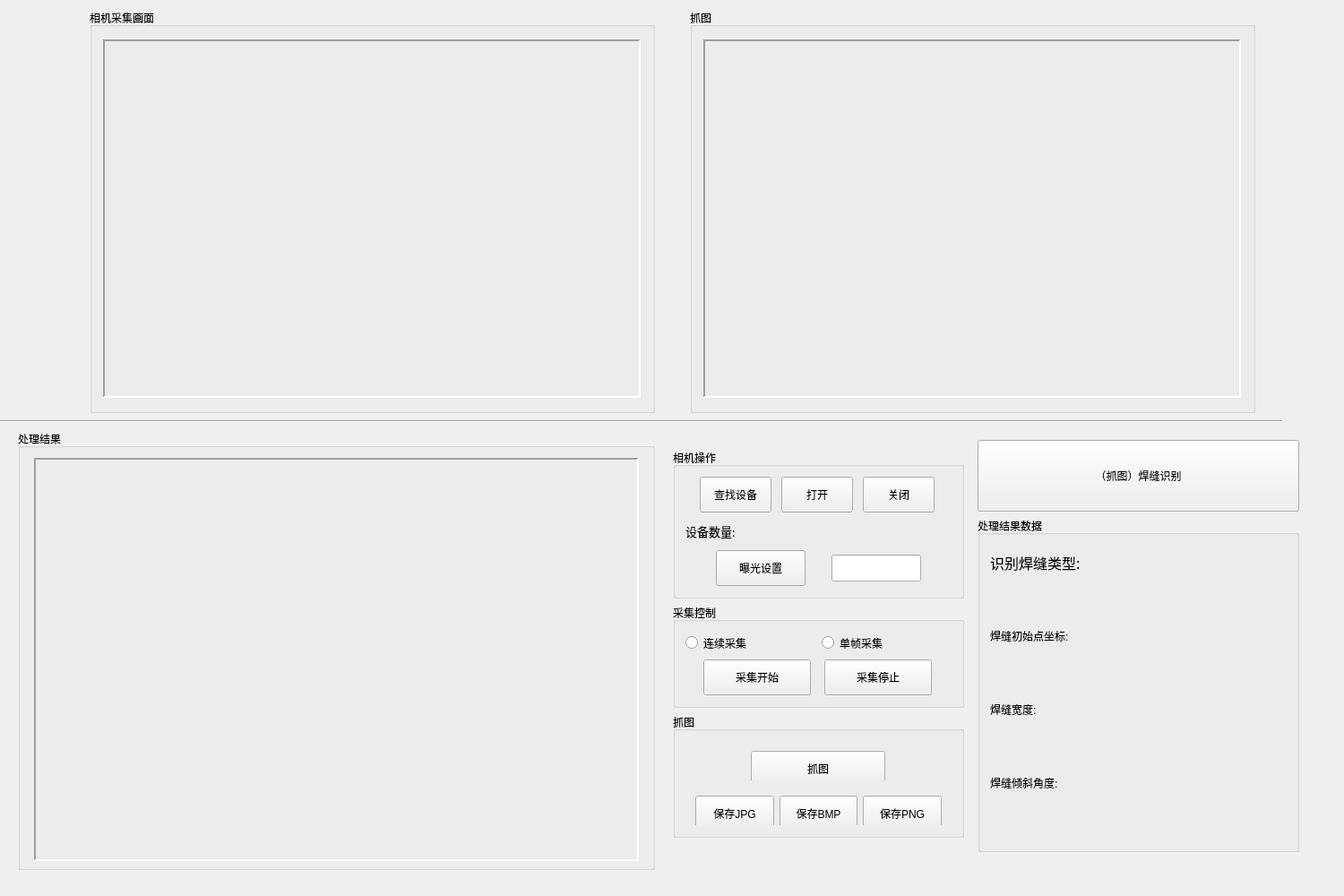
<?xml version="1.0" encoding="UTF-8"?>
<ui version="4.0">
 <class>LaserVisionSensorClass</class>
 <widget class="QWidget" name="LaserVisionSensorClass">
  <property name="geometry">
   <rect>
    <x>0</x>
    <y>0</y>
    <width>1500</width>
    <height>1000</height>
   </rect>
  </property>
  <property name="minimumSize">
   <size>
    <width>1500</width>
    <height>1000</height>
   </size>
  </property>
  <property name="maximumSize">
   <size>
    <width>1500</width>
    <height>1000</height>
   </size>
  </property>
  <property name="windowTitle">
   <string>LaserVisionSensor</string>
  </property>
  <property name="styleSheet">
   <string notr="true">font: 10pt &quot;黑体&quot;;</string>
  </property>
  <widget class="QGroupBox" name="groupBox_4">
   <property name="geometry">
    <rect>
     <x>100</x>
     <y>10</y>
     <width>631</width>
     <height>451</height>
    </rect>
   </property>
   <property name="title">
    <string>相机采集画面</string>
   </property>
   <layout class="QHBoxLayout" name="horizontalLayout">
    <item>
     <widget class="QLabel" name="label_camera_display">
      <property name="minimumSize">
       <size>
        <width>600</width>
        <height>400</height>
       </size>
      </property>
      <property name="maximumSize">
       <size>
        <width>600</width>
        <height>400</height>
       </size>
      </property>
      <property name="styleSheet">
       <string notr="true"/>
      </property>
      <property name="frameShape">
       <enum>QFrame::Panel</enum>
      </property>
      <property name="frameShadow">
       <enum>QFrame::Sunken</enum>
      </property>
      <property name="lineWidth">
       <number>2</number>
      </property>
      <property name="text">
       <string/>
      </property>
     </widget>
    </item>
   </layout>
  </widget>
  <widget class="QWidget" name="widget_4" native="true">
   <property name="geometry">
    <rect>
     <x>1080</x>
     <y>480</y>
     <width>381</width>
     <height>471</height>
    </rect>
   </property>
   <layout class="QVBoxLayout" name="verticalLayout_5">
    <property name="bottomMargin">
     <number>0</number>
    </property>
    <item>
     <widget class="QPushButton" name="btnStartProcess">
      <property name="minimumSize">
       <size>
        <width>0</width>
        <height>80</height>
       </size>
      </property>
      <property name="maximumSize">
       <size>
        <width>16777215</width>
        <height>80</height>
       </size>
      </property>
      <property name="styleSheet">
       <string notr="true">font: 12pt &quot;黑体&quot;;</string>
      </property>
      <property name="text">
       <string>（抓图）焊缝识别</string>
      </property>
     </widget>
    </item>
    <item>
     <widget class="QGroupBox" name="result_show">
      <property name="contextMenuPolicy">
       <enum>Qt::DefaultContextMenu</enum>
      </property>
      <property name="styleSheet">
       <string notr="true">font: 12pt &quot;黑体&quot;;</string>
      </property>
      <property name="title">
       <string>处理结果数据</string>
      </property>
      <property name="flat">
       <bool>true</bool>
      </property>
      <layout class="QVBoxLayout" name="verticalLayout">
       <item>
        <widget class="QLabel" name="label_show_results">
         <property name="minimumSize">
          <size>
           <width>300</width>
           <height>30</height>
          </size>
         </property>
         <property name="maximumSize">
          <size>
           <width>300</width>
           <height>30</height>
          </size>
         </property>
         <property name="font">
          <font>
           <family>黑体</family>
           <pointsize>12</pointsize>
           <weight>50</weight>
           <italic>false</italic>
           <bold>false</bold>
          </font>
         </property>
         <property name="text">
          <string>识别焊缝类型:</string>
         </property>
        </widget>
       </item>
       <item>
        <widget class="QLabel" name="label_weldType">
         <property name="minimumSize">
          <size>
           <width>300</width>
           <height>30</height>
          </size>
         </property>
         <property name="maximumSize">
          <size>
           <width>300</width>
           <height>30</height>
          </size>
         </property>
         <property name="font">
          <font>
           <family>黑体</family>
           <pointsize>12</pointsize>
           <weight>50</weight>
           <italic>false</italic>
           <bold>false</bold>
          </font>
         </property>
         <property name="text">
          <string/>
         </property>
        </widget>
       </item>
       <item>
        <widget class="QLabel" name="label_show_results_2">
         <property name="minimumSize">
          <size>
           <width>300</width>
           <height>30</height>
          </size>
         </property>
         <property name="maximumSize">
          <size>
           <width>300</width>
           <height>30</height>
          </size>
         </property>
         <property name="text">
          <string>焊缝初始点坐标:</string>
         </property>
        </widget>
       </item>
       <item>
        <widget class="QLabel" name="label_initialCoor">
         <property name="minimumSize">
          <size>
           <width>300</width>
           <height>30</height>
          </size>
         </property>
         <property name="maximumSize">
          <size>
           <width>300</width>
           <height>30</height>
          </size>
         </property>
         <property name="font">
          <font>
           <family>黑体</family>
           <pointsize>12</pointsize>
           <weight>50</weight>
           <italic>false</italic>
           <bold>false</bold>
          </font>
         </property>
         <property name="text">
          <string/>
         </property>
        </widget>
       </item>
       <item>
        <widget class="QLabel" name="label_show_results_3">
         <property name="minimumSize">
          <size>
           <width>300</width>
           <height>30</height>
          </size>
         </property>
         <property name="maximumSize">
          <size>
           <width>300</width>
           <height>30</height>
          </size>
         </property>
         <property name="text">
          <string>焊缝宽度:</string>
         </property>
        </widget>
       </item>
       <item>
        <widget class="QLabel" name="label_wledWidth">
         <property name="minimumSize">
          <size>
           <width>300</width>
           <height>30</height>
          </size>
         </property>
         <property name="maximumSize">
          <size>
           <width>300</width>
           <height>30</height>
          </size>
         </property>
         <property name="font">
          <font>
           <family>黑体</family>
           <pointsize>12</pointsize>
           <weight>50</weight>
           <italic>false</italic>
           <bold>false</bold>
          </font>
         </property>
         <property name="text">
          <string/>
         </property>
        </widget>
       </item>
       <item>
        <widget class="QLabel" name="label_show_results_4">
         <property name="minimumSize">
          <size>
           <width>300</width>
           <height>30</height>
          </size>
         </property>
         <property name="maximumSize">
          <size>
           <width>300</width>
           <height>30</height>
          </size>
         </property>
         <property name="text">
          <string>焊缝倾斜角度:</string>
         </property>
        </widget>
       </item>
       <item>
        <widget class="QLabel" name="label_weldAngle">
         <property name="minimumSize">
          <size>
           <width>300</width>
           <height>30</height>
          </size>
         </property>
         <property name="maximumSize">
          <size>
           <width>300</width>
           <height>30</height>
          </size>
         </property>
         <property name="font">
          <font>
           <family>黑体</family>
           <pointsize>12</pointsize>
           <weight>50</weight>
           <italic>false</italic>
           <bold>false</bold>
          </font>
         </property>
         <property name="text">
          <string/>
         </property>
        </widget>
       </item>
      </layout>
     </widget>
    </item>
   </layout>
  </widget>
  <widget class="Line" name="line">
   <property name="geometry">
    <rect>
     <x>0</x>
     <y>460</y>
     <width>1431</width>
     <height>20</height>
    </rect>
   </property>
   <property name="orientation">
    <enum>Qt::Horizontal</enum>
   </property>
  </widget>
  <widget class="QWidget" name="widget_3" native="true">
   <property name="geometry">
    <rect>
     <x>740</x>
     <y>490</y>
     <width>347</width>
     <height>456</height>
    </rect>
   </property>
   <layout class="QVBoxLayout" name="verticalLayout_4">
    <item>
     <widget class="QGroupBox" name="groupBox_3">
      <property name="title">
       <string>相机操作</string>
      </property>
      <layout class="QVBoxLayout" name="verticalLayout_3">
       <item>
        <widget class="QWidget" name="widget" native="true">
         <layout class="QHBoxLayout" name="horizontalLayout_2">
          <property name="topMargin">
           <number>0</number>
          </property>
          <property name="bottomMargin">
           <number>0</number>
          </property>
          <item>
           <widget class="QPushButton" name="bntEnumDevices">
            <property name="minimumSize">
             <size>
              <width>80</width>
              <height>40</height>
             </size>
            </property>
            <property name="maximumSize">
             <size>
              <width>80</width>
              <height>40</height>
             </size>
            </property>
            <property name="text">
             <string>查找设备</string>
            </property>
           </widget>
          </item>
          <item>
           <widget class="QPushButton" name="bntOpenDevices">
            <property name="minimumSize">
             <size>
              <width>80</width>
              <height>40</height>
             </size>
            </property>
            <property name="maximumSize">
             <size>
              <width>80</width>
              <height>40</height>
             </size>
            </property>
            <property name="text">
             <string>打开</string>
            </property>
           </widget>
          </item>
          <item>
           <widget class="QPushButton" name="bntCloseDevices">
            <property name="minimumSize">
             <size>
              <width>80</width>
              <height>40</height>
             </size>
            </property>
            <property name="maximumSize">
             <size>
              <width>80</width>
              <height>40</height>
             </size>
            </property>
            <property name="text">
             <string>关闭</string>
            </property>
           </widget>
          </item>
         </layout>
        </widget>
       </item>
       <item>
        <widget class="QLabel" name="DeviceNum">
         <property name="minimumSize">
          <size>
           <width>200</width>
           <height>30</height>
          </size>
         </property>
         <property name="maximumSize">
          <size>
           <width>200</width>
           <height>30</height>
          </size>
         </property>
         <property name="font">
          <font>
           <family>黑体</family>
           <pointsize>10</pointsize>
           <weight>50</weight>
           <italic>false</italic>
           <bold>false</bold>
          </font>
         </property>
         <property name="text">
          <string>设备数量:</string>
         </property>
        </widget>
       </item>
       <item>
        <widget class="QWidget" name="widget_5" native="true">
         <layout class="QHBoxLayout" name="horizontalLayout_8">
          <property name="topMargin">
           <number>0</number>
          </property>
          <property name="bottomMargin">
           <number>0</number>
          </property>
          <item>
           <widget class="QPushButton" name="bntExposureTime">
            <property name="minimumSize">
             <size>
              <width>100</width>
              <height>40</height>
             </size>
            </property>
            <property name="maximumSize">
             <size>
              <width>100</width>
              <height>40</height>
             </size>
            </property>
            <property name="text">
             <string>曝光设置</string>
            </property>
           </widget>
          </item>
          <item>
           <widget class="QLineEdit" name="ExposureTimeLine">
            <property name="minimumSize">
             <size>
              <width>100</width>
              <height>30</height>
             </size>
            </property>
            <property name="maximumSize">
             <size>
              <width>100</width>
              <height>30</height>
             </size>
            </property>
            <property name="text">
             <string/>
            </property>
           </widget>
          </item>
         </layout>
        </widget>
       </item>
      </layout>
     </widget>
    </item>
    <item>
     <widget class="QGroupBox" name="imgGrab">
      <property name="title">
       <string>采集控制</string>
      </property>
      <layout class="QGridLayout" name="gridLayout">
       <item row="0" column="0">
        <widget class="QRadioButton" name="rbnt_Continue_Mode">
         <property name="minimumSize">
          <size>
           <width>0</width>
           <height>25</height>
          </size>
         </property>
         <property name="text">
          <string>连续采集</string>
         </property>
        </widget>
       </item>
       <item row="0" column="1">
        <widget class="QRadioButton" name="rbnt_SoftTigger_Mode">
         <property name="minimumSize">
          <size>
           <width>0</width>
           <height>25</height>
          </size>
         </property>
         <property name="text">
          <string>单帧采集</string>
         </property>
        </widget>
       </item>
       <item row="1" column="0" colspan="2">
        <widget class="QWidget" name="widget_2" native="true">
         <layout class="QHBoxLayout" name="horizontalLayout_4">
          <property name="topMargin">
           <number>0</number>
          </property>
          <property name="bottomMargin">
           <number>0</number>
          </property>
          <item>
           <widget class="QPushButton" name="bntStartGrabbing">
            <property name="minimumSize">
             <size>
              <width>120</width>
              <height>40</height>
             </size>
            </property>
            <property name="maximumSize">
             <size>
              <width>120</width>
              <height>40</height>
             </size>
            </property>
            <property name="text">
             <string>采集开始</string>
            </property>
           </widget>
          </item>
          <item>
           <widget class="QPushButton" name="bntStopGrabbing">
            <property name="minimumSize">
             <size>
              <width>120</width>
              <height>40</height>
             </size>
            </property>
            <property name="maximumSize">
             <size>
              <width>120</width>
              <height>40</height>
             </size>
            </property>
            <property name="text">
             <string>采集停止</string>
            </property>
           </widget>
          </item>
         </layout>
        </widget>
       </item>
      </layout>
     </widget>
    </item>
    <item>
     <widget class="QGroupBox" name="groupBox">
      <property name="minimumSize">
       <size>
        <width>0</width>
        <height>100</height>
       </size>
      </property>
      <property name="maximumSize">
       <size>
        <width>16777215</width>
        <height>200</height>
       </size>
      </property>
      <property name="title">
       <string>抓图</string>
      </property>
      <layout class="QVBoxLayout" name="verticalLayout_2">
       <item>
        <widget class="QWidget" name="widget_7" native="true">
         <layout class="QGridLayout" name="gridLayout_2">
          <item row="0" column="0">
           <widget class="QPushButton" name="bntScreenShot">
            <property name="minimumSize">
             <size>
              <width>150</width>
              <height>40</height>
             </size>
            </property>
            <property name="maximumSize">
             <size>
              <width>150</width>
              <height>40</height>
             </size>
            </property>
            <property name="text">
             <string>抓图</string>
            </property>
           </widget>
          </item>
         </layout>
        </widget>
       </item>
       <item>
        <widget class="QWidget" name="widget_6" native="true">
         <layout class="QHBoxLayout" name="horizontalLayout_3">
          <item>
           <widget class="QPushButton" name="bntSave_JPG">
            <property name="minimumSize">
             <size>
              <width>0</width>
              <height>40</height>
             </size>
            </property>
            <property name="text">
             <string>保存JPG</string>
            </property>
           </widget>
          </item>
          <item>
           <widget class="QPushButton" name="bntSave_BMP">
            <property name="minimumSize">
             <size>
              <width>0</width>
              <height>40</height>
             </size>
            </property>
            <property name="text">
             <string>保存BMP</string>
            </property>
           </widget>
          </item>
          <item>
           <widget class="QPushButton" name="bntSave_PNG">
            <property name="minimumSize">
             <size>
              <width>0</width>
              <height>40</height>
             </size>
            </property>
            <property name="text">
             <string>保存PNG</string>
            </property>
           </widget>
          </item>
         </layout>
        </widget>
       </item>
      </layout>
     </widget>
    </item>
   </layout>
  </widget>
  <widget class="QGroupBox" name="groupBox_6">
   <property name="geometry">
    <rect>
     <x>20</x>
     <y>480</y>
     <width>711</width>
     <height>491</height>
    </rect>
   </property>
   <property name="title">
    <string>处理结果</string>
   </property>
   <layout class="QHBoxLayout" name="horizontalLayout_6">
    <item>
     <widget class="QLabel" name="label_result_display">
      <property name="minimumSize">
       <size>
        <width>675</width>
        <height>450</height>
       </size>
      </property>
      <property name="maximumSize">
       <size>
        <width>675</width>
        <height>450</height>
       </size>
      </property>
      <property name="styleSheet">
       <string notr="true"/>
      </property>
      <property name="frameShape">
       <enum>QFrame::Panel</enum>
      </property>
      <property name="frameShadow">
       <enum>QFrame::Sunken</enum>
      </property>
      <property name="lineWidth">
       <number>2</number>
      </property>
      <property name="text">
       <string/>
      </property>
     </widget>
    </item>
   </layout>
  </widget>
  <widget class="QGroupBox" name="groupBox_5">
   <property name="geometry">
    <rect>
     <x>770</x>
     <y>10</y>
     <width>631</width>
     <height>451</height>
    </rect>
   </property>
   <property name="title">
    <string>抓图</string>
   </property>
   <layout class="QHBoxLayout" name="horizontalLayout_5">
    <item>
     <widget class="QLabel" name="label_screenshot_display">
      <property name="minimumSize">
       <size>
        <width>600</width>
        <height>400</height>
       </size>
      </property>
      <property name="maximumSize">
       <size>
        <width>600</width>
        <height>400</height>
       </size>
      </property>
      <property name="layoutDirection">
       <enum>Qt::LeftToRight</enum>
      </property>
      <property name="styleSheet">
       <string notr="true">font: 9pt &quot;黑体&quot;;</string>
      </property>
      <property name="frameShape">
       <enum>QFrame::Panel</enum>
      </property>
      <property name="frameShadow">
       <enum>QFrame::Sunken</enum>
      </property>
      <property name="lineWidth">
       <number>2</number>
      </property>
      <property name="text">
       <string/>
      </property>
     </widget>
    </item>
   </layout>
  </widget>
 </widget>
 <layoutdefault spacing="6" margin="11"/>
 <resources>
  <include location="LaserVisionSensor.qrc"/>
 </resources>
 <connections/>
</ui>
